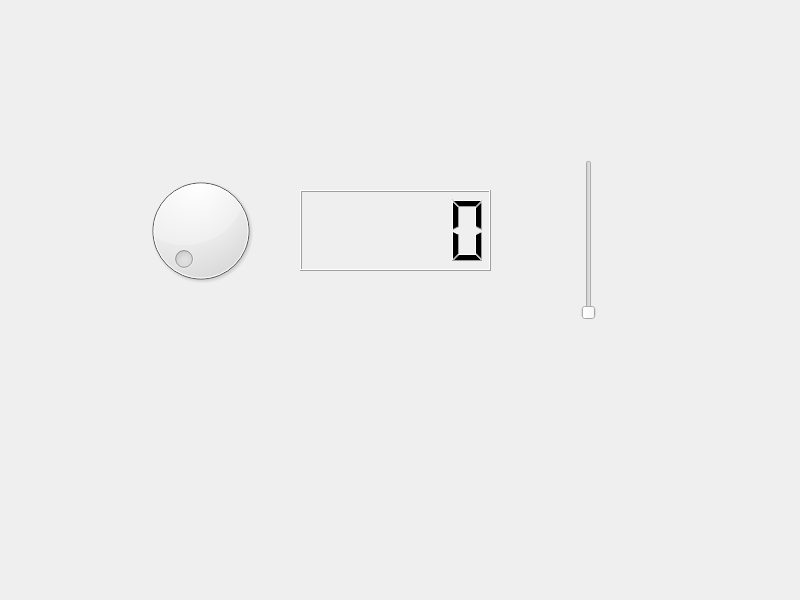
<?xml version="1.0" encoding="UTF-8"?>
<ui version="4.0">
 <class>Dialog</class>
 <widget class="QDialog" name="Dialog">
  <property name="geometry">
   <rect>
    <x>0</x>
    <y>0</y>
    <width>800</width>
    <height>600</height>
   </rect>
  </property>
  <property name="windowTitle">
   <string>Dialog</string>
  </property>
  <widget class="QLCDNumber" name="lcdNumber">
   <property name="geometry">
    <rect>
     <x>300</x>
     <y>190</y>
     <width>191</width>
     <height>81</height>
    </rect>
   </property>
  </widget>
  <widget class="QDial" name="dial">
   <property name="geometry">
    <rect>
     <x>130</x>
     <y>170</y>
     <width>141</width>
     <height>121</height>
    </rect>
   </property>
  </widget>
  <widget class="QSlider" name="verticalSlider">
   <property name="geometry">
    <rect>
     <x>580</x>
     <y>160</y>
     <width>18</width>
     <height>160</height>
    </rect>
   </property>
   <property name="autoFillBackground">
    <bool>true</bool>
   </property>
   <property name="maximum">
    <number>100</number>
   </property>
   <property name="value">
    <number>0</number>
   </property>
   <property name="orientation">
    <enum>Qt::Vertical</enum>
   </property>
   <property name="invertedAppearance">
    <bool>false</bool>
   </property>
  </widget>
 </widget>
 <resources/>
 <connections/>
</ui>
